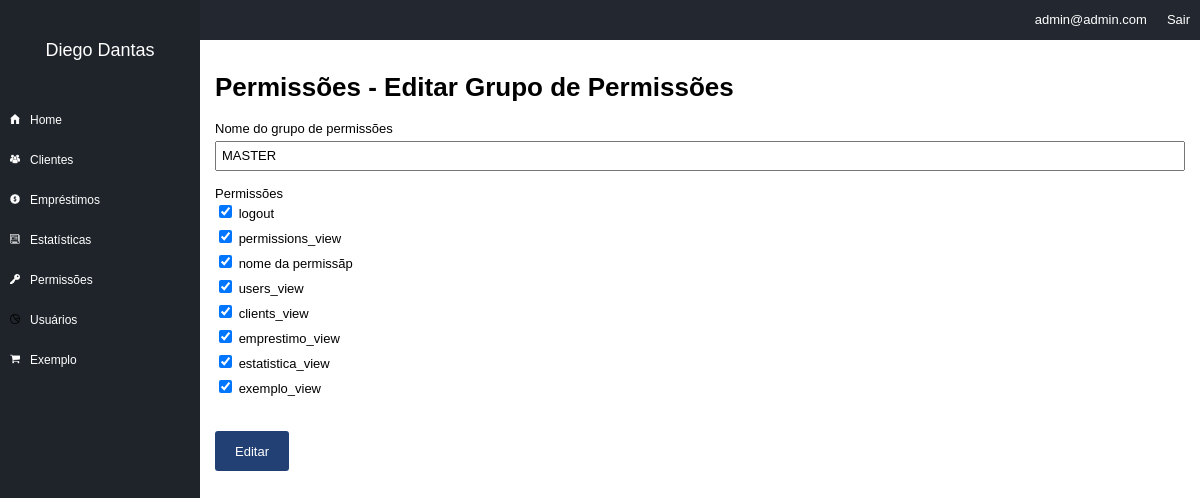
/permissions/edit_group/1 (signed in), run on an earlier commit of the app's database.
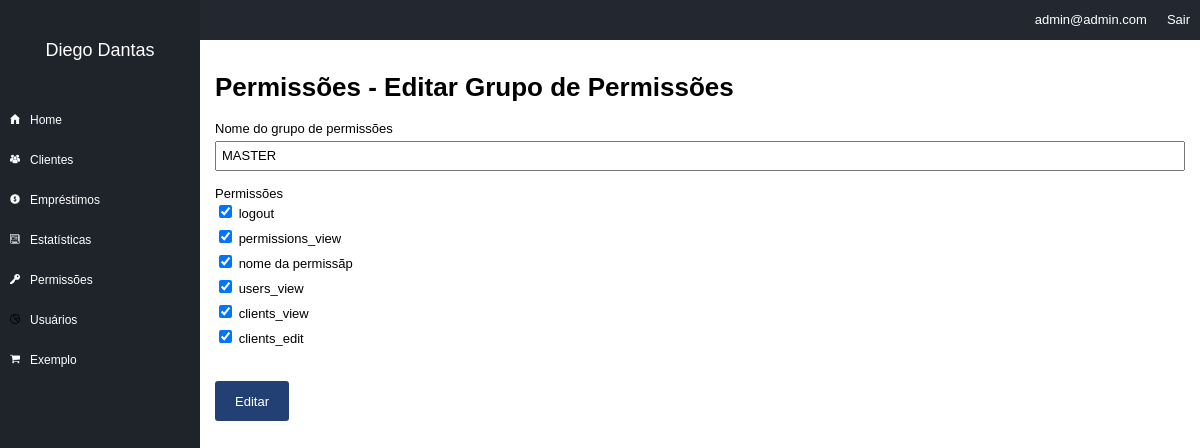
And on a later commit of the database.
### tables this page shows
CREATE TABLE `permission_params` (
  `id` int(11) NOT NULL,
  `id_company` int(11) NOT NULL,
  `name` varchar(100) NOT NULL
);

### core/Controller.php (called while the page is built, shortened)
<?php
class controller {
	public function loadTemplate($viewName, $viewData = array()) {
		include 'views/template.php';
	}
	public function loadViewInTemplate($viewName, $viewData) {
		extract($viewData);
		include 'views/'.$viewName.'.php';
	}
}

### core/Core.php (called while the page is built, shortened)
<?php
class Core {
	public function run() {
        $url = explode('index.php', $_SERVER['PHP_SELF']);
        $url = end($url);
		$params = array();
		if(!empty($url) && $url != '/') {
			$url = explode('/', $url);
			array_shift($url);
			array_shift($url);
			if(isset($url[0])) {
				$currentAction = $url[0];
				array_shift($url);
			} else {
				$currentAction = 'index';
			}
			if(count($url) > 0) {
				$params = $url;
			}
		} else {
			$currentController = 'homeController';
			$currentAction = 'index';
		}
		$c = new $currentController();
		call_user_func_array(array($c, $currentAction), $params);
	}
}

### index.php (called while the page is built, shortened)
<?php
require 'config.php';
$core = new Core();
$core->run();
?>

### core/Model.php (called while the page is built, shortened)
<?php
class model {
	public function __construct() {
		global $config;
		$this->db = new PDO("mysql:dbname=".$config['dbname'].";host=".$config['host'], $config['dbuser'], $config['dbpass']);
	}
}
?>

### config.php (called while the page is built, shortened)
<?php
$config = array();
if(ENVIRONMENT == 'development') {
	$config['dbname'] = 'financeiro';
	$config['host'] = 'localhost';
	$config['dbuser'] = 'root';
	$config['dbpass'] = '';
} else {
	$config['dbname'] = 'financeiro';
	$config['host'] = 'localhost';
	$config['dbuser'] = 'root';
	$config['dbpass'] = 'root';
}
?>

### models/Permissions.php (called while the page is built, shortened)
<?php
class Permissions extends model {
	public function getList($id_company) {
		$array = array();
		$sql = $this->db->prepare("SELECT * FROM permission_params WHERE id_company = :id_company");
		$sql->bindValue(":id_company", $id_company);
		$sql->execute();
		if($sql->rowCount() > 0) {
			$array = $sql->fetchAll();
		}
		return $array;
	}
	public function getGroup($id, $id_company) {
		$array = array();
		$sql = $this->db->prepare("SELECT * FROM permission_groups WHERE id = :id AND id_company = :id_company");
		$sql->bindValue(":id", $id);
		$sql->bindValue(":id_company", $id_company);
		$sql->execute();
		if($sql->rowCount() > 0) {
			$array = $sql->fetch();
			$array['params'] = explode(',', $array['params']);
		}
		return $array;
	}
}

### models/Users.php (called while the page is built, shortened)
<?php
class Users extends model {
	private $userInfo;
	public function setLoggedUser() {
		if(isset($_SESSION['ccUser']) && !empty($_SESSION['ccUser'])) {
			$id = $_SESSION['ccUser'];
			$sql = $this->db->prepare("SELECT * FROM users WHERE id = :id");
			$sql->bindValue(':id', $id);
			$sql->execute();
			if($sql->rowCount() > 0) {
				$this->userInfo = $sql->fetch();
			}
		}
	}
	public function getCompany() {
		if(isset($this->userInfo['id_company'])) {
			return $this->userInfo['id_company'];
		} else {
			return 0;
		}
	}
}

### views/permissions_editgroup.php (the view)
<h1>Permissões - Editar Grupo de Permissões</h1>
<form method="POST">
	<label for="name">Nome do grupo de permissões</label><br/>
	<input type="text" name="name" value="<?php echo $group_info['name']; ?>" /><br/><br/>
	<label>Permissões</label><br/>
	<?php foreach($permissions_list as $p): ?>
	<div class="p_item">
		<input type="checkbox" name="permissions[]" value="<?php echo $p['id']; ?>" id="p_<?php echo $p['id']; ?>" <?php echo (in_array($p['id'], $group_info['params']))?'checked="checked"':''; ?> />
		<label for="p_<?php echo $p['id']; ?>"><?php echo $p['name']; ?></label>
	</div>
	<?php endforeach; ?>
	<br/><br/>
	<input type="submit" value="Editar" />
</form>

What changed in the data, as far as the page shows it:
removed permission_params: id "☑", name "emprestimo_view"
removed permission_params: id "☑", name "estatistica_view"
removed permission_params: id "☑", name "exemplo_view"
added permission_params: id "☑", name "clients_edit"
